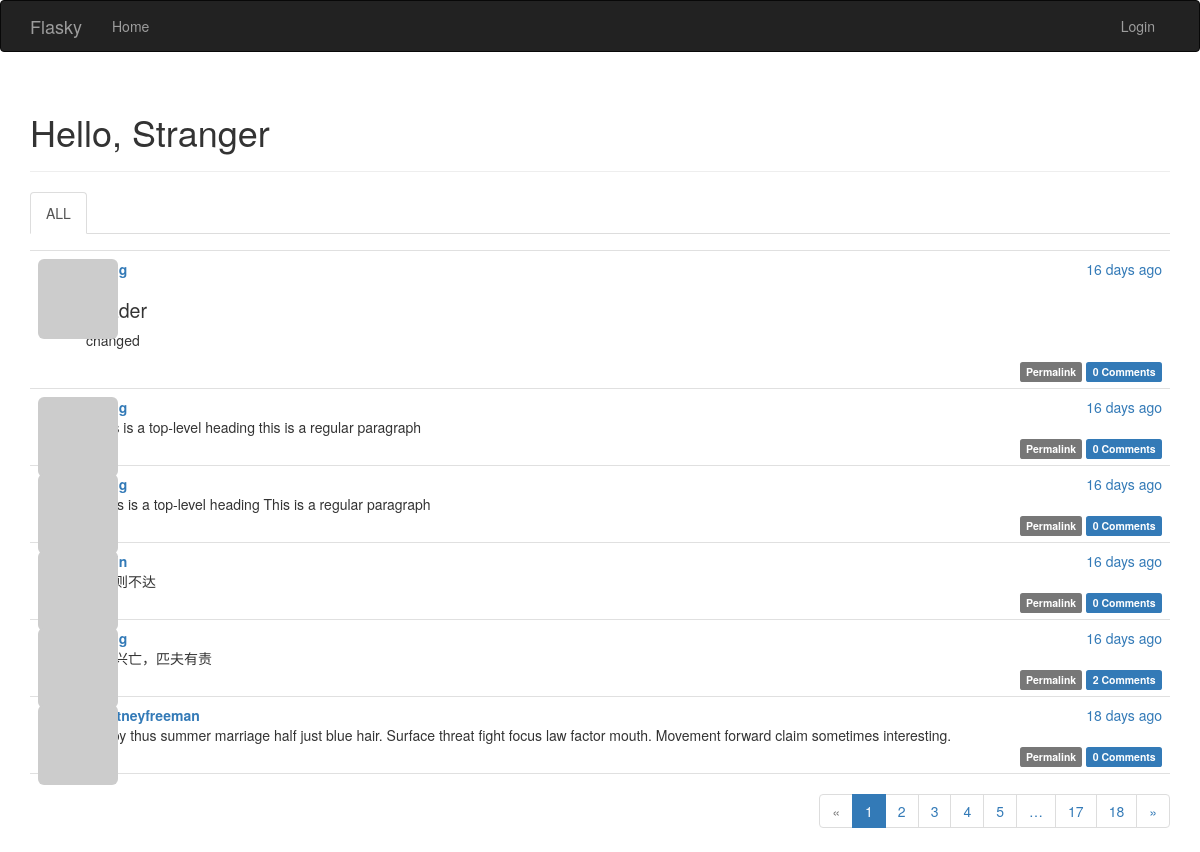
The page / on the database its author committed.
### app/models.py (models this page shows, shortened)
class Post(db.Model):
	__tablename__ = "posts"
	id = db.Column(db.Integer, primary_key=True)
	body = db.Column(db.Text)
	timestamp = db.Column(db.DateTime, index=True, default=datetime.utcnow())
	author_id = db.Column(db.Integer, db.ForeignKey('users.id'))
	body_html = db.Column(db.Text)
	comments = db.relationship('Comment', backref='post', lazy='dynamic')

class User(UserMixin, db.Model):
	__tablename__ = 'users'
	id = db.Column(db.Integer, primary_key=True)
	email = db.Column(db.String(64), unique=True, index=True)
	username = db.Column(db.String(64), unique=True, index=True)
	role_id = db.Column(db.Integer, db.ForeignKey('roles.id'))
	password_hash = db.Column(db.String(128))
	confirmed = db.Column(db.Boolean, default=False)
	name = db.Column(db.String(64))
	location = db.Column(db.String(64))
	about_me = db.Column(db.Text())
	member_since = db.Column(db.DateTime(), default=datetime.utcnow)
	last_seen = db.Column(db.DateTime(), default=datetime.utcnow)
	avatar_hash = db.Column(db.String(32))
	posts = db.relationship("Post", backref='author', lazy='dynamic')
	followed = db.relationship('Follow',
							   foreign_keys=[Follow.follower_id],
							   backref=db.backref('follower', lazy='joined'),
							   lazy='dynamic',
							   cascade='all, delete-orphan')
	followers = db.relationship('Follow',
								foreign_keys=[Follow.followed_id],
								backref=db.backref('followed', lazy='joined'),
								lazy='dynamic',
								cascade='all, delete-orphan')
	comments = db.relationship('Comment', backref='author', lazy='dynamic')
	@property
	def password(self):
		raise AttributeError('password is not a readable attribute')
	def gravatar_hash(self):
		return hashlib.md5(self.email.lower().encode('utf-8')).hexdigest()
	def gravatar(self, size=100, default='identicon', rating='g'):
		if request.is_secure:
			url = 'https://secure.gravatar.com/avatar'
		else:
			url = "http://www.gravatar.com/avatar"
		hash = self.avatar_hash or self.gravatar_hash()
		return '{url}/{hash}?s={size}&d={default}&r={rating}'.format(
			url=url, hash=hash, size=size, default=default, rating=rating
		)

### app/main/views.py (the view)
@main.route("/", methods=['GET', "POST"])
def index():
	form = forms.PostForm()
	if current_user.can(Permission.WRITE) and form.validate_on_submit():
		post = Post(body=form.body.data,
					author=current_user._get_current_object())
		db.session.add(post)
		db.session.commit()
		return redirect(url_for('.index'))
	show_followed = False
	if current_user.is_authenticated:
		show_followed = bool(request.cookies.get('show_followed', ''))
	if show_followed:
		query = current_user.followed_posts
	else:
		query = Post.query
	page = request.args.get('page', 1, type=int)
	pagination = query.order_by(Post.timestamp.desc()).paginate(
		page, per_page=current_app.config['FLASKY_POSTS_PER_PAGE'],
		error_out=False
	)
	posts = pagination.items
	return render_template('index.html', form=form, posts=posts,
						   show_followed=show_followed, pagination=pagination)

### app/auth/views.py (called while the page is built)
@auth.before_app_request
def before_request():
	if current_user.is_authenticated:
		current_user.ping()
		if not current_user.confirmed \
			and request.endpoint \
			and request.blueprint != 'auth' \
			and request.endpoint != 'static':
			return redirect(url_for('auth.unconfirmed'))

### app/main/__init__.py (called while the page is built)
@main.app_context_processor
def inject_permissions():
	return dict(Permission=Permission)

### app/models.py (called while the page is built)
	def can(self, permissions):
		return False

	def is_administrator(self):
		return False

### app/templates/index.html (shortened to what this page needs)
{% extends "base.html" %}
{% import "bootstrap/wtf.html" as wtf %}
{% import "_macros.html" as macros %}
{% block page_content %}
<div class="page-header">
    <h1>Hello, {% if current_user.is_authenticated %}{{ current_user.username }} {% else %} Stranger {% endif %} </h1>
</div>
<div class="post-tabs">
    <ul class="nav nav-tabs">
        <li {% if not show_followed %} class="active" {% endif %}>
            <a href="{{ url_for('.show_all') }}">ALL</a>
        </li>
    </ul>
{% include '_post.html' %}
</div>
<div class="pagination">
    {{ macros.pagination_widget(pagination, '.index') }}
</div>
{% endblock %}

### app/templates/_post.html (shortened to what this page needs)
<ul class="posts">
    {% for post in posts %}
    <li class="post">
        <div class="post-thumbnail">
            <a href="{{ url_for('.user', username=post.author.username) }}">
                <img class="img-rounded profile-thumbnail" src="{{ post.author.gravatar(size=40) }}"
            </a>
        </div>
        <div class="post-content">
            <div class="post-date">{{ moment(post.timestamp).fromNow() }}</div>
            <div class="post-author"><a href="{{ url_for('.user', username=post.author.username) }}">{{ post.author.username }}</a></div>
            <div class="post-body">
                {% if post.body_html %}
                    {{ post.body_html | safe }}
                {% else %}
                    {{ post.body }}
                {% endif %}
            </div>
            <div class="post-footer">
                <a href="{{ url_for('.post', id=post.id) }}">
                    <span class="label label-default">Permalink</span>
                </a>
                <a href="{{ url_for('.post', id=post.id) }}#comment">
                    <span class="label label-primary">{{ post.comments.count() }} Comments</span>
                </a>
            </div>
        </div>
    </li>
    {% endfor %}
</ul>

### app/static/styles.css (style rules this page uses)
.profile-thumbnail { position: absolute; }
ul.posts { list-style-type: none; padding: 0px; margin: 16px 0px 0px 0px; border-top: 1px solid #e0e0e0; }
ul.posts li.post { padding: 8px; border-bottom: 1px solid #e0e0e0; }
div.post-date { float: right; }
div.post-author { font-weight: bold; }
div.post-thumbnail { position: absolute; }
div.post-content { margin-left: 48px; min-height: 48px; }
div.post-footer { text-align: right; }
div.pagination { width: 100%; text-align: right; padding: 0px; margin: 0px; }
.post-body h1 { font-size: 140%; }

### rows shown on the page
Post: timestamp "16 days ago", body_html "changed", comments.count "0"
Post: timestamp "16 days ago", body "# this is a top-level heading this is a regular paragraph", comments.count "0"
Post: timestamp "16 days ago", body "# This is a top-level heading This is a regular paragraph", comments.count "0"
Post: timestamp "16 days ago", body "欲速则不达", comments.count "0"
Post: timestamp "16 days ago", body "天下兴亡，匹夫有责", comments.count "2"
Post: timestamp "18 days ago", author.username "courtneyfreeman", body "Happy thus summer marriage half just blue hair. Surface threat fight focus law factor mouth. Movement forward claim sometimes interesting.", comments.count "0"

### other values the page prints
{{ p }} "1"
{{ p }} "2" "3" "4" "5" "17" "18"
